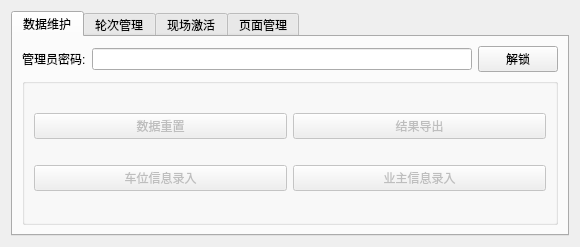
<?xml version="1.0" encoding="UTF-8"?>
<ui version="4.0">
 <class>MgmtPage</class>
 <widget class="QWidget" name="MgmtPage">
  <property name="geometry">
   <rect>
    <x>0</x>
    <y>0</y>
    <width>580</width>
    <height>247</height>
   </rect>
  </property>
  <property name="windowTitle">
   <string>MgmtPage</string>
  </property>
  <layout class="QVBoxLayout" name="verticalLayout">
   <item>
    <widget class="QTabWidget" name="tabWidget">
     <property name="currentIndex">
      <number>0</number>
     </property>
     <widget class="QWidget" name="tab">
      <attribute name="title">
       <string>数据维护</string>
      </attribute>
      <layout class="QVBoxLayout" name="verticalLayout_2">
       <item>
        <layout class="QHBoxLayout" name="horizontalLayout">
         <item>
          <widget class="QLabel" name="label">
           <property name="text">
            <string>管理员密码:</string>
           </property>
          </widget>
         </item>
         <item>
          <widget class="QLineEdit" name="line_password">
           <property name="echoMode">
            <enum>QLineEdit::Password</enum>
           </property>
          </widget>
         </item>
         <item>
          <widget class="QPushButton" name="btn_lock">
           <property name="text">
            <string>解锁</string>
           </property>
          </widget>
         </item>
        </layout>
       </item>
       <item>
        <widget class="QGroupBox" name="groupBox">
         <property name="sizePolicy">
          <sizepolicy hsizetype="Preferred" vsizetype="Expanding">
           <horstretch>0</horstretch>
           <verstretch>0</verstretch>
          </sizepolicy>
         </property>
         <property name="title">
          <string/>
         </property>
         <layout class="QGridLayout" name="gridLayout_2">
          <item row="0" column="0">
           <widget class="QPushButton" name="btn_reset">
            <property name="enabled">
             <bool>false</bool>
            </property>
            <property name="text">
             <string>数据重置</string>
            </property>
           </widget>
          </item>
          <item row="0" column="1">
           <widget class="QPushButton" name="btn_export">
            <property name="enabled">
             <bool>false</bool>
            </property>
            <property name="text">
             <string>结果导出</string>
            </property>
           </widget>
          </item>
          <item row="1" column="0">
           <widget class="QPushButton" name="btn_parking">
            <property name="enabled">
             <bool>false</bool>
            </property>
            <property name="text">
             <string>车位信息录入</string>
            </property>
           </widget>
          </item>
          <item row="1" column="1">
           <widget class="QPushButton" name="btn_owner">
            <property name="enabled">
             <bool>false</bool>
            </property>
            <property name="text">
             <string>业主信息录入</string>
            </property>
           </widget>
          </item>
         </layout>
        </widget>
       </item>
      </layout>
     </widget>
     <widget class="QWidget" name="tab_5">
      <attribute name="title">
       <string>轮次管理</string>
      </attribute>
      <layout class="QVBoxLayout" name="verticalLayout_7">
       <item>
        <layout class="QGridLayout" name="gridLayout">
         <item row="1" column="1">
          <widget class="QLineEdit" name="line_r2">
           <property name="enabled">
            <bool>false</bool>
           </property>
          </widget>
         </item>
         <item row="2" column="0">
          <widget class="QPushButton" name="btn_r1">
           <property name="text">
            <string>开始第一轮</string>
           </property>
          </widget>
         </item>
         <item row="2" column="1">
          <widget class="QPushButton" name="btn_r2">
           <property name="enabled">
            <bool>false</bool>
           </property>
           <property name="text">
            <string>开始第二轮</string>
           </property>
          </widget>
         </item>
         <item row="1" column="2">
          <widget class="QLineEdit" name="line_r3">
           <property name="enabled">
            <bool>false</bool>
           </property>
          </widget>
         </item>
         <item row="2" column="2">
          <widget class="QPushButton" name="btn_r3">
           <property name="enabled">
            <bool>false</bool>
           </property>
           <property name="text">
            <string>开始第三轮</string>
           </property>
          </widget>
         </item>
         <item row="1" column="0">
          <widget class="QLineEdit" name="line_r1"/>
         </item>
         <item row="0" column="0">
          <widget class="QLabel" name="label_4">
           <property name="text">
            <string>第一轮</string>
           </property>
          </widget>
         </item>
         <item row="0" column="1">
          <widget class="QLabel" name="label_5">
           <property name="text">
            <string>第二轮</string>
           </property>
          </widget>
         </item>
         <item row="0" column="2">
          <widget class="QLabel" name="label_6">
           <property name="text">
            <string>第三轮</string>
           </property>
          </widget>
         </item>
        </layout>
       </item>
      </layout>
     </widget>
     <widget class="QWidget" name="tab_2">
      <attribute name="title">
       <string>现场激活</string>
      </attribute>
      <layout class="QVBoxLayout" name="verticalLayout_4">
       <item>
        <widget class="QLineEdit" name="line_owner_active">
         <property name="sizePolicy">
          <sizepolicy hsizetype="Expanding" vsizetype="Preferred">
           <horstretch>0</horstretch>
           <verstretch>0</verstretch>
          </sizepolicy>
         </property>
         <property name="font">
          <font>
           <pointsize>22</pointsize>
          </font>
         </property>
         <property name="alignment">
          <set>Qt::AlignCenter</set>
         </property>
         <property name="placeholderText">
          <string>请输入序号</string>
         </property>
        </widget>
       </item>
       <item>
        <layout class="QHBoxLayout" name="horizontalLayout_2">
         <item>
          <spacer name="horizontalSpacer">
           <property name="orientation">
            <enum>Qt::Horizontal</enum>
           </property>
           <property name="sizeType">
            <enum>QSizePolicy::Fixed</enum>
           </property>
           <property name="sizeHint" stdset="0">
            <size>
             <width>40</width>
             <height>20</height>
            </size>
           </property>
          </spacer>
         </item>
         <item>
          <widget class="QPushButton" name="btn_activation">
           <property name="minimumSize">
            <size>
             <width>0</width>
             <height>32</height>
            </size>
           </property>
           <property name="font">
            <font>
             <pointsize>14</pointsize>
            </font>
           </property>
           <property name="text">
            <string>激活</string>
           </property>
          </widget>
         </item>
         <item>
          <spacer name="horizontalSpacer_2">
           <property name="orientation">
            <enum>Qt::Horizontal</enum>
           </property>
           <property name="sizeType">
            <enum>QSizePolicy::Fixed</enum>
           </property>
           <property name="sizeHint" stdset="0">
            <size>
             <width>40</width>
             <height>20</height>
            </size>
           </property>
          </spacer>
         </item>
        </layout>
       </item>
      </layout>
     </widget>
     <widget class="QWidget" name="tab_4">
      <attribute name="title">
       <string>页面管理</string>
      </attribute>
      <layout class="QVBoxLayout" name="verticalLayout_6">
       <item>
        <widget class="QPushButton" name="btn_lottery">
         <property name="text">
          <string>摇号功能页面</string>
         </property>
        </widget>
       </item>
       <item>
        <widget class="QPushButton" name="btn_result">
         <property name="text">
          <string>结果列表页面</string>
         </property>
        </widget>
       </item>
      </layout>
     </widget>
    </widget>
   </item>
  </layout>
 </widget>
 <resources/>
 <connections/>
</ui>
